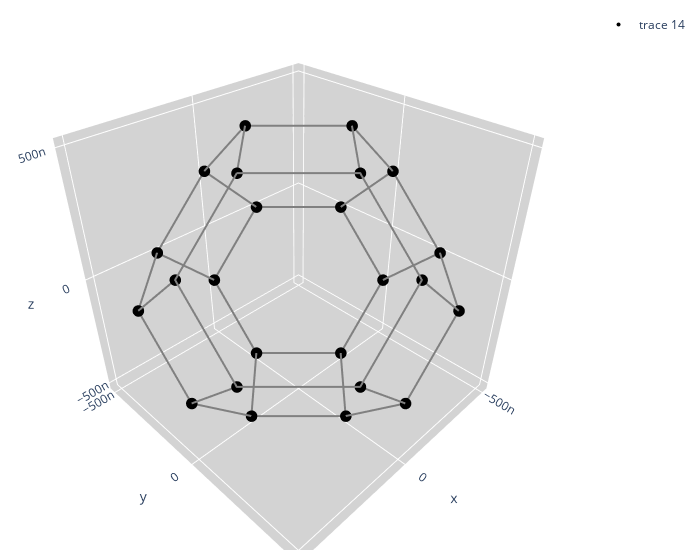

Write notebook code for a chart like this one.
### Code cell
import numpy as np
import plotly.graph_objects as go
import numpy as np

def generate_kelvin_cell():
    # 定义四边形的顶点坐标
    vertices = np.array([
        # +z方向 (XY平面)
        [1, 0, 2], [0, 1, 2], [-1, 0, 2], [0, -1, 2],
        # +x方向 (YZ平面)
        [2, 1, 0], [2, 0, 1], [2, -1, 0], [2, 0, -1],
        # +y方向 (XZ平面)
        [0, 2, 1], [1, 2, 0], [0, 2, -1], [-1, 2, 0],
        # -z方向 (XY平面)
        [1, 0, -2], [0, 1, -2], [-1, 0, -2], [0, -1, -2],
        # -x方向 (YZ平面)
        [-2, 1, 0], [-2, 0, 1], [-2, -1, 0], [-2, 0, -1],
        # -y方向 (XZ平面)
        [0, -2, 1], [1, -2, 0], [0, -2, -1], [-1, -2, 0]
    ])

    # 初始化六边形列表
    hex_faces = []

    # 定义每个象限的六边形
    for i, (x_cond, y_cond, z_cond) in enumerate([
        (1, 1, 1),   # 第一象限 (+X, +Y, +Z)
        (-1, 1, 1),  # 第二象限 (-X, +Y, +Z)
        (-1, -1, 1), # 第三象限 (-X, -Y, +Z)
        (1, -1, 1),  # 第四象限 (+X, -Y, +Z)
        (1, 1, -1),  # 第五象限 (+X, +Y, -Z)
        (-1, 1, -1), # 第六象限 (-X, +Y, -Z)
        (-1, -1, -1),# 第七象限 (-X, -Y, -Z)
        (1, -1, -1)  # 第八象限 (+X, -Y, -Z)
    ]):
        hexagon = []
        for idx, v in enumerate(vertices):
            x, y, z = v
            if (x == 2*x_cond) or \
               (y == 2*y_cond) or \
               (z == 2*z_cond):
                if np.sum(v*[x_cond,y_cond,z_cond])==3:
                  hexagon.append(idx)

        # 排序逻辑：对每个六边形进行顺时针排序
        x, y, z = vertices[hexagon].T

        # 计算每个点的相对于中心点的角度
        angles = np.arctan2(y - y_cond, x - x_cond)

        # 根据角度对顶点进行排序
        sorted_indices = np.argsort(angles)

        # 根据排序后的顺序调整顶点
        hexagon = [hexagon[idx] for idx in sorted_indices]

        hex_faces.append(hexagon)
        print(f"六边形 {i + 1}（排序后）: {hexagon}")

    return vertices*0.25e-6, hex_faces

def plot_kelvin_cell(fig,vertices, hex_faces):
    # 定义每个象限的顶点顺序（顺时针）
    for hexagon in hex_faces:
        # 获取六边形的顶点坐标
        x, y, z = vertices[hexagon].T

        # 闭合线条：将第一个点重复，以闭合六边形
        x = np.append(x, x[0])
        y = np.append(y, y[0])
        z = np.append(z, z[0])
        # 绘制六边形的顶点

        # 绘制六边形
        fig.add_trace(go.Scatter3d(
            x=x, y=y, z=z,
            mode='lines',
            line=dict(color='gray', width=4),
            showlegend=False
        ))
        # 绘制六边形的中心点
        #fig.add_trace(go.Scatter3d(
        #    x=[center_x], y=[center_y], z=[center_z],
        #    mode='markers',
        #    marker=dict(size=8, color='red'),
        #    showlegend=False
        #))
    # 绘制四边形
    for i in range(6):  # 总共有6个四边形
        indices = range(i * 4, i * 4 + 4)  # 每个四边形对应的四个顶点的索引
        x, y, z = vertices[indices].T  # 提取顶点坐标
            # 闭合线条：将第一个点重复，以闭合
        x = np.append(x, x[0])
        y = np.append(y, y[0])
        z = np.append(z, z[0])
        fig.add_trace(go.Scatter3d(
                x=x, y=y, z=z,
                mode='lines',
                line=dict(color='gray', width=4),
                showlegend=False
        ))

    # 绘制顶点
    fig.add_trace(go.Scatter3d(
        x=vertices[:, 0], y=vertices[:, 1], z=vertices[:, 2],
        mode='markers',
        marker=dict(size=4, color='black')
    ))
        # 设置坐标轴
    fig.update_layout(scene=dict(
        xaxis=dict(nticks=4, showbackground=True, backgroundcolor="lightgrey"),
        yaxis=dict(nticks=4,  showbackground=True, backgroundcolor="lightgrey"),
        zaxis=dict(nticks=4,  showbackground=True, backgroundcolor="lightgrey"),
    ),
    width=700,
    margin=dict(r=20, l=10, b=10, t=10))

    return fig

# 生成Kelvin Cell
vertices, hex_faces = generate_kelvin_cell()

fig = go.Figure()
# 可视化Kelvin Cell
fig = plot_kelvin_cell(fig, vertices, hex_faces)

fig.show()

# the generated KC shall be pacekd as a object, with the function of deformation and stiffness
# the generation part has no issues, with all the process outside will be useful to maintain and modify
# Based on that, a good way is to defince the object by pure vertices and connections.
# -> two .xml file, one include the coordinate of all the points and their number, the number should be set based on the origional KC's point rank,
# -> and another .xml, include the connectivity of the points, every KC has 4*6 beam form rect, and 12 (4+4+4) beam to connect them,
# so totally 36 beams connectivity should been drawn to saved in the connectivity .xml file. which should contain the points number for connection.
# that .xml file should beeen made from the vertices and hex_faces parameter. in the hex_face paraemter, it contain the information in a sequence,
# that the points were connected one by one, but you should break it down to make 36 points connect information.

### Figure 1 — Plotly figure (JSON) as saved in the notebook; plotly's stock layout.template omitted (floating-point values rounded to 4 significant figures)
{"data": [{"line": {"color": "gray", "width": 4}, "mode": "lines", "showlegend": false, "type": "scatter3d", "x": [2.5e-07, 5e-07, 5e-07, 2.5e-07, 0, 0, 2.5e-07], "y": [0, 0, 2.5e-07, 5e-07, 5e-07, 2.5e-07, 0], "z": [5e-07, 2.5e-07, 0, 0, 2.5e-07, 5e-07, 5e-07]}, {"line": {"color": "gray", "width": 4}, "mode": "lines", "showlegend": false, "type": "scatter3d", "x": [-5e-07, -2.5e-07, 0, 0, -2.5e-07, -5e-07, -5e-07], "y": [0, 0, 2.5e-07, 5e-07, 5e-07, 2.5e-07, 0], "z": [2.5e-07, 5e-07, 5e-07, 2.5e-07, 0, 0, 2.5e-07]}, {"line": {"color": "gray", "width": 4}, "mode": "lines", "showlegend": false, "type": "scatter3d", "x": [-2.5e-07, 0, 0, -2.5e-07, -5e-07, -5e-07, -2.5e-07], "y": [-5e-07, -5e-07, -2.5e-07, 0, 0, -2.5e-07, -5e-07], "z": [0, 2.5e-07, 5e-07, 5e-07, 2.5e-07, 0, 0]}, {"line": {"color": "gray", "width": 4}, "mode": "lines", "showlegend": false, "type": "scatter3d", "x": [0, 2.5e-07, 5e-07, 5e-07, 2.5e-07, 0, 0], "y": [-5e-07, -5e-07, -2.5e-07, 0, 0, -2.5e-07, -5e-07], "z": [2.5e-07, 0, 0, 2.5e-07, 5e-07, 5e-07, 2.5e-07]}, {"line": {"color": "gray", "width": 4}, "mode": "lines", "showlegend": false, "type": "scatter3d", "x": [2.5e-07, 5e-07, 5e-07, 2.5e-07, 0, 0, 2.5e-07], "y": [0, 0, 2.5e-07, 5e-07, 5e-07, 2.5e-07, 0], "z": [-5e-07, -2.5e-07, 0, 0, -2.5e-07, -5e-07, -5e-07]}, {"line": {"color": "gray", "width": 4}, "mode": "lines", "showlegend": false, "type": "scatter3d", "x": [-5e-07, -2.5e-07, 0, 0, -2.5e-07, -5e-07, -5e-07], "y": [0, 0, 2.5e-07, 5e-07, 5e-07, 2.5e-07, 0], "z": [-2.5e-07, -5e-07, -5e-07, -2.5e-07, 0, 0, -2.5e-07]}, {"line": {"color": "gray", "width": 4}, "mode": "lines", "showlegend": false, "type": "scatter3d", "x": [-2.5e-07, 0, 0, -2.5e-07, -5e-07, -5e-07, -2.5e-07], "y": [-5e-07, -5e-07, -2.5e-07, 0, 0, -2.5e-07, -5e-07], "z": [0, -2.5e-07, -5e-07, -5e-07, -2.5e-07, 0, 0]}, {"line": {"color": "gray", "width": 4}, "mode": "lines", "showlegend": false, "type": "scatter3d", "x": [0, 2.5e-07, 5e-07, 5e-07, 2.5e-07, 0, 0], "y": [-5e-07, -5e-07, -2.5e-07, 0, 0, -2.5e-07, -5e-07], "z": [-2.5e-07, 0, 0, -2.5e-07, -5e-07, -5e-07, -2.5e-07]}, {"line": {"color": "gray", "width": 4}, "mode": "lines", "showlegend": false, "type": "scatter3d", "x": [2.5e-07, 0, -2.5e-07, 0, 2.5e-07], "y": [0, 2.5e-07, 0, -2.5e-07, 0], "z": [5e-07, 5e-07, 5e-07, 5e-07, 5e-07]}, {"line": {"color": "gray", "width": 4}, "mode": "lines", "showlegend": false, "type": "scatter3d", "x": [5e-07, 5e-07, 5e-07, 5e-07, 5e-07], "y": [2.5e-07, 0, -2.5e-07, 0, 2.5e-07], "z": [0, 2.5e-07, 0, -2.5e-07, 0]}, {"line": {"color": "gray", "width": 4}, "mode": "lines", "showlegend": false, "type": "scatter3d", "x": [0, 2.5e-07, 0, -2.5e-07, 0], "y": [5e-07, 5e-07, 5e-07, 5e-07, 5e-07], "z": [2.5e-07, 0, -2.5e-07, 0, 2.5e-07]}, {"line": {"color": "gray", "width": 4}, "mode": "lines", "showlegend": false, "type": "scatter3d", "x": [2.5e-07, 0, -2.5e-07, 0, 2.5e-07], "y": [0, 2.5e-07, 0, -2.5e-07, 0], "z": [-5e-07, -5e-07, -5e-07, -5e-07, -5e-07]}, {"line": {"color": "gray", "width": 4}, "mode": "lines", "showlegend": false, "type": "scatter3d", "x": [-5e-07, -5e-07, -5e-07, -5e-07, -5e-07], "y": [2.5e-07, 0, -2.5e-07, 0, 2.5e-07], "z": [0, 2.5e-07, 0, -2.5e-07, 0]}, {"line": {"color": "gray", "width": 4}, "mode": "lines", "showlegend": false, "type": "scatter3d", "x": [0, 2.5e-07, 0, -2.5e-07, 0], "y": [-5e-07, -5e-07, -5e-07, -5e-07, -5e-07], "z": [2.5e-07, 0, -2.5e-07, 0, 2.5e-07]}, {"marker": {"color": "black", "size": 4}, "mode": "markers", "type": "scatter3d", "x": [2.5e-07, 0, -2.5e-07, 0, 5e-07, 5e-07, 5e-07, 5e-07, 0, 2.5e-07, 0, -2.5e-07, 2.5e-07, 0, -2.5e-07, 0, -5e-07, -5e-07, -5e-07, -5e-07, 0, 2.5e-07, 0, -2.5e-07], "y": [0, 2.5e-07, 0, -2.5e-07, 2.5e-07, 0, -2.5e-07, 0, 5e-07, 5e-07, 5e-07, 5e-07, 0, 2.5e-07, 0, -2.5e-07, 2.5e-07, 0, -2.5e-07, 0, -5e-07, -5e-07, -5e-07, -5e-07], "z": [5e-07, 5e-07, 5e-07, 5e-07, 0, 2.5e-07, 0, -2.5e-07, 2.5e-07, 0, -2.5e-07, 0, -5e-07, -5e-07, -5e-07, -5e-07, 0, 2.5e-07, 0, -2.5e-07, 2.5e-07, 0, -2.5e-07, 0]}], "layout": {"margin": {"b": 10, "l": 10, "r": 20, "t": 10}, "scene": {"xaxis": {"backgroundcolor": "lightgrey", "nticks": 4, "showbackground": true}, "yaxis": {"backgroundcolor": "lightgrey", "nticks": 4, "showbackground": true}, "zaxis": {"backgroundcolor": "lightgrey", "nticks": 4, "showbackground": true}}, "width": 700}}
